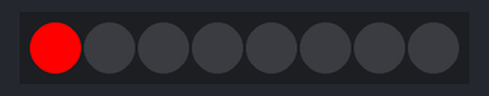
Simulated run of this sketch. Board: Arduino Uno, built with avr-gcc and run on an emulated ATmega328P. Parts: 8 RGB LEDs in strip order, left to right.

Above: at 0.15 s.
At 0.76 s:
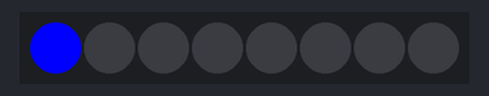
Timing chart, 0 to 40.0 s (numbered marks = the images above):
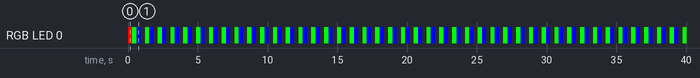

The sketch:

ESP8266_12e_neo.ino
```cpp
#include <Adafruit_NeoPixel.h>

#define PIN    14
#define N_LEDS 8


Adafruit_NeoPixel strip = Adafruit_NeoPixel(N_LEDS, PIN, NEO_GRB + NEO_KHZ800);

void setup() {
  strip.begin();
}

void loop() {
  chase(strip.Color(255, 0, 0)); // Red
  chase(strip.Color(0, 255, 0)); // Green
  chase(strip.Color(0, 0, 255)); // Blue
}

static void chase(uint32_t c)
{
  for(uint16_t i=0; i<strip.numPixels()+4; i++) {
      strip.setPixelColor(i  , c); // Draw new pixel
      strip.setPixelColor(i-4, 0); // Erase pixel a few steps back
      strip.show();
      delay(25);
  }
}
```

Measured:
- by itself, RGB LED 0: repeats every 0.92 s: RGB(0, 255, 0) 0.31 s, RGB(0, 0, 255) 0.31 s, off 0.31 s
- by itself, everything shown: repeats every 0.92 s, in 3 steps
